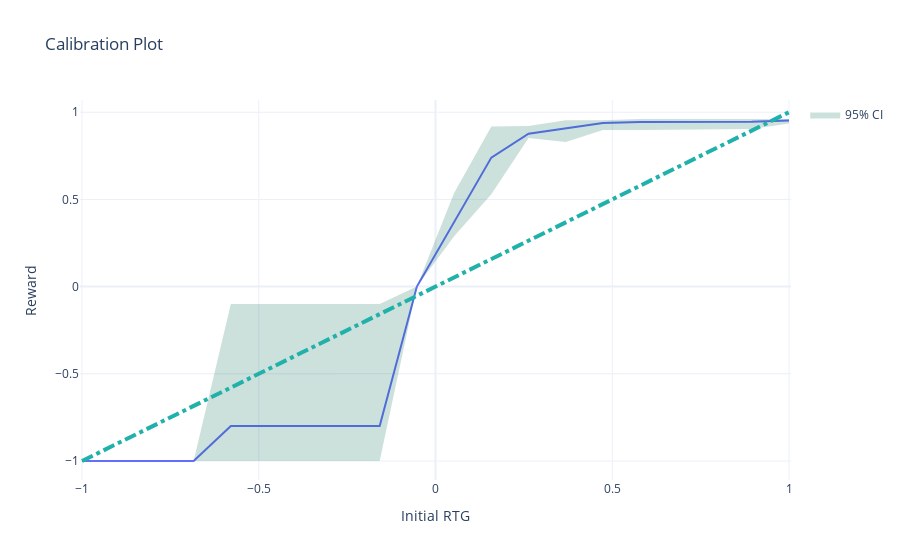

Source (notebook cell):
### Markdown cell above
# Calibration Plot update to violin

### Code cell
import pandas as pd 
import numpy as np
import plotly.express as px
import plotly.graph_objects as go

def plot_calibration_statistics(statistics, show_spread=False, CI = 0.95):

    df = pd.DataFrame(statistics)

    # add line to legend
    fig = px.line(df, x="initial_rtg", y="mean_reward", title="Calibration Plot",        template="plotly_white")
    fig.update_layout(
        xaxis_title="Initial RTG",
        yaxis_title="Reward",
        legend_title="",
    )
    fig.add_shape(
        type="line",
        x0=df.initial_rtg.min(), 
        y0=df.initial_rtg.min(),
        x1=df.initial_rtg.max(), 
        y1=df.initial_rtg.max(),
        line=dict(
            color="LightSeaGreen",
            width=4,
            dash="dashdot",
        )
    )

    if show_spread:
        upper = (1-CI)/2
        lower = 1 - upper
        # add 95% CI
        # also show 97.5 percentile and 2.5 percentile
        df["percentile_975"] = df.rewards.apply(lambda x: np.percentile(x,100*upper))
        df["percentile_025"] = df.rewards.apply(lambda x: np.percentile(x,100*lower))
        # shade between 97.5 and 2.5 percentile
        fig.add_trace(
            go.Scatter(
                x=df.initial_rtg,
                y=df.percentile_975,
                mode="lines",
                name=f"{(int(CI*100))}% CI",
                showlegend=False,
                line=dict(color='rgba(0,0,0,0)', width=0.5), # then use light blue fill color
                fillcolor="rgba(0,100,80,0.2)",
            )
        )

        fig.add_trace(
            go.Scatter(
                x=df.initial_rtg,
                y=df.percentile_025,
                mode="lines",
                name=f"{(int(CI*100))}% CI",
                line=dict(color='rgba(0,0,0,0)', width=0.5), # then use light blue fill color
                fillcolor="rgba(0,100,80,0.2)",
                fill="tonexty"
            )   
        )

    return fig 

plot_calibration_statistics(statistics, show_spread=True, CI = 0.95)

### Figure 1 — Plotly figure (JSON) as saved in the notebook; plotly's stock layout.template omitted (floating-point values rounded to 4 significant figures)
{"data": [{"hovertemplate": "initial_rtg=%{x}<br>mean_reward=%{y}<extra></extra>", "legendgroup": "", "line": {"color": "#636efa", "dash": "solid"}, "marker": {"symbol": "circle"}, "mode": "lines", "name": "", "orientation": "v", "showlegend": false, "type": "scatter", "x": [-1, -0.8947, -0.7895, -0.6842, -0.5789, -0.4737, -0.3684, -0.2632, -0.1579, -0.05263, 0.05263, 0.1579, 0.2632, 0.3684, 0.4737, 0.5789, 0.6842, 0.7895, 0.8947, 1], "xaxis": "x", "y": [-1, -1, -1, -1, -0.8, -0.8, -0.8, -0.8, -0.8, 0, 0.3697, 0.7399, 0.8768, 0.9073, 0.9378, 0.9438, 0.945, 0.945, 0.945, 0.9522], "yaxis": "y"}, {"fillcolor": "rgba(0,100,80,0.2)", "line": {"color": "rgba(0,0,0,0)", "width": 0.5}, "mode": "lines", "name": "95% CI", "showlegend": false, "type": "scatter", "x": [-1, -0.8947, -0.7895, -0.6842, -0.5789, -0.4737, -0.3684, -0.2632, -0.1579, -0.05263, 0.05263, 0.1579, 0.2632, 0.3684, 0.4737, 0.5789, 0.6842, 0.7895, 0.8947, 1], "y": [-1, -1, -1, -1, -1, -1, -1, -1, -1, 0, 0.2884, 0.53, 0.852, 0.829, 0.8974, 0.898, 0.8986, 0.9034, 0.9034, 0.9357]}, {"fill": "tonexty", "fillcolor": "rgba(0,100,80,0.2)", "line": {"color": "rgba(0,0,0,0)", "width": 0.5}, "mode": "lines", "name": "95% CI", "type": "scatter", "x": [-1, -0.8947, -0.7895, -0.6842, -0.5789, -0.4737, -0.3684, -0.2632, -0.1579, -0.05263, 0.05263, 0.1579, 0.2632, 0.3684, 0.4737, 0.5789, 0.6842, 0.7895, 0.8947, 1], "y": [-1, -1, -1, -1, -0.1, -0.1, -0.1, -0.1, -0.1, 0, 0.5371, 0.9175, 0.9205, 0.9546, 0.9546, 0.9611, 0.9611, 0.9611, 0.9611, 0.9611]}], "layout": {"legend": {"title": {"text": ""}, "tracegroupgap": 0}, "shapes": [{"line": {"color": "LightSeaGreen", "dash": "dashdot", "width": 4}, "type": "line", "x0": -1, "x1": 1, "y0": -1, "y1": 1}], "title": {"text": "Calibration Plot"}, "xaxis": {"anchor": "y", "domain": [0, 1], "title": {"text": "Initial RTG"}}, "yaxis": {"anchor": "x", "domain": [0, 1], "title": {"text": "Reward"}}}}
